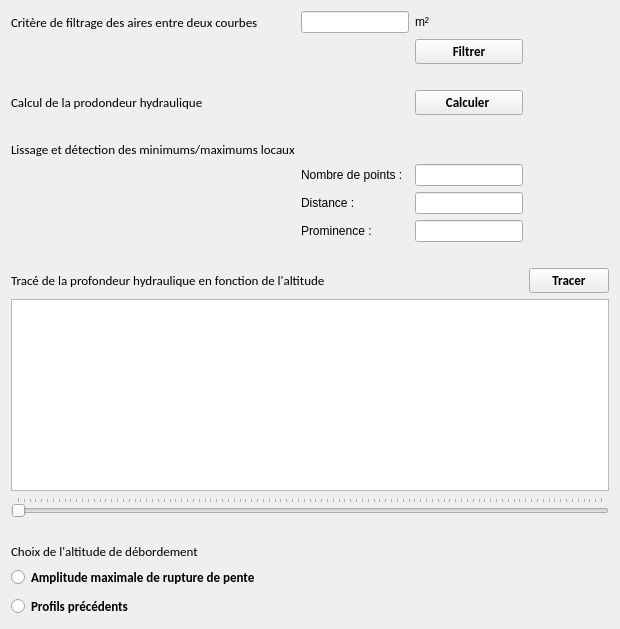
     <widget class="QWidget" name="tab_Prof_Hydraulique">
      <attribute name="title">
       <string>Profondeur hydraulique</string>
      </attribute>
      <layout class="QGridLayout" name="gridLayout_3">
       <item row="23" column="0">
        <widget class="QRadioButton" name="radioButton_previous_transect">
         <property name="font">
          <font>
           <family>Calibri</family>
           <pointsize>10</pointsize>
           <weight>75</weight>
           <bold>true</bold>
           <strikeout>false</strikeout>
          </font>
         </property>
         <property name="text">
          <string>Profils précédents</string>
         </property>
        </widget>
       </item>
       <item row="19" column="0" colspan="4">
        <widget class="QSlider" name="verticalSlider_visualisation">
         <property name="layoutDirection">
          <enum>Qt::RightToLeft</enum>
         </property>
         <property name="maximum">
          <number>100</number>
         </property>
         <property name="orientation">
          <enum>Qt::Horizontal</enum>
         </property>
         <property name="invertedAppearance">
          <bool>true</bool>
         </property>
         <property name="invertedControls">
          <bool>false</bool>
         </property>
         <property name="tickPosition">
          <enum>QSlider::TicksAbove</enum>
         </property>
        </widget>
       </item>
       <item row="6" column="2">
        <widget class="QPushButton" name="pushButton_CalculerAires">
         <property name="font">
          <font>
           <family>Calibri</family>
           <pointsize>10</pointsize>
           <weight>75</weight>
           <bold>true</bold>
           <strikeout>false</strikeout>
          </font>
         </property>
         <property name="mouseTracking">
          <bool>false</bool>
         </property>
         <property name="autoFillBackground">
          <bool>false</bool>
         </property>
         <property name="text">
          <string>Filtrer</string>
         </property>
         <property name="autoDefault">
          <bool>false</bool>
         </property>
        </widget>
       </item>
       <item row="20" column="0">
        <widget class="QLabel" name="label_current_profile_2">
         <property name="text">
          <string/>
         </property>
        </widget>
       </item>
       <item row="15" column="0" colspan="4">
        <spacer name="horizontalSpacer_5">
         <property name="orientation">
          <enum>Qt::Horizontal</enum>
         </property>
         <property name="sizeHint" stdset="0">
          <size>
           <width>40</width>
           <height>20</height>
          </size>
         </property>
        </spacer>
       </item>
       <item row="7" column="0" colspan="4">
        <spacer name="horizontalSpacer_3">
         <property name="orientation">
          <enum>Qt::Horizontal</enum>
         </property>
         <property name="sizeHint" stdset="0">
          <size>
           <width>40</width>
           <height>20</height>
          </size>
         </property>
        </spacer>
       </item>
       <item row="9" column="0" colspan="4">
        <spacer name="horizontalSpacer_4">
         <property name="orientation">
          <enum>Qt::Horizontal</enum>
         </property>
         <property name="sizeHint" stdset="0">
          <size>
           <width>40</width>
           <height>20</height>
          </size>
         </property>
        </spacer>
       </item>
       <item row="12" column="2">
        <widget class="QLineEdit" name="lineEdit_interp_nb_pts">
         <property name="alignment">
          <set>Qt::AlignCenter</set>
         </property>
        </widget>
       </item>
       <item row="5" column="0">
        <widget class="QLabel" name="label_20">
         <property name="font">
          <font>
           <family>Calibri</family>
           <pointsize>10</pointsize>
           <weight>50</weight>
           <italic>false</italic>
           <bold>false</bold>
           <strikeout>false</strikeout>
          </font>
         </property>
         <property name="text">
          <string>Critère de filtrage des aires entre deux courbes </string>
         </property>
        </widget>
       </item>
       <item row="13" column="1">
        <widget class="QLabel" name="label_13">
         <property name="text">
          <string>Distance : </string>
         </property>
        </widget>
       </item>
       <item row="11" column="0">
        <widget class="QLabel" name="label_14">
         <property name="font">
          <font>
           <family>Calibri</family>
           <pointsize>10</pointsize>
           <weight>50</weight>
           <bold>false</bold>
           <underline>false</underline>
           <strikeout>false</strikeout>
          </font>
         </property>
         <property name="text">
          <string>Lissage et détection des minimums/maximums locaux</string>
         </property>
        </widget>
       </item>
       <item row="8" column="0">
        <widget class="QLabel" name="label_28">
         <property name="font">
          <font>
           <family>Calibri</family>
           <pointsize>10</pointsize>
           <weight>50</weight>
           <italic>false</italic>
           <bold>false</bold>
           <underline>false</underline>
           <strikeout>false</strikeout>
          </font>
         </property>
         <property name="mouseTracking">
          <bool>true</bool>
         </property>
         <property name="text">
          <string>Calcul de la prodondeur hydraulique</string>
         </property>
        </widget>
       </item>
       <item row="8" column="2">
        <widget class="QPushButton" name="pushButton_CalculerProfHydr">
         <property name="font">
          <font>
           <family>Calibri</family>
           <pointsize>10</pointsize>
           <weight>75</weight>
           <bold>true</bold>
           <strikeout>false</strikeout>
          </font>
         </property>
         <property name="mouseTracking">
          <bool>false</bool>
         </property>
         <property name="text">
          <string>Calculer </string>
         </property>
         <property name="autoDefault">
          <bool>false</bool>
         </property>
        </widget>
       </item>
       <item row="17" column="3">
        <widget class="QPushButton" name="pushButton_Tracer_prof_hydr">
         <property name="font">
          <font>
           <family>Calibri</family>
           <pointsize>10</pointsize>
           <weight>75</weight>
           <bold>true</bold>
           <strikeout>false</strikeout>
          </font>
         </property>
         <property name="text">
          <string>Tracer</string>
         </property>
         <property name="autoDefault">
          <bool>false</bool>
         </property>
        </widget>
       </item>
       <item row="18" column="0" colspan="4">
        <widget class="QGraphicsView" name="graphicsView_prof_hydr">
         <property name="cursor" stdset="0">
          <cursorShape>CrossCursor</cursorShape>
         </property>
         <property name="verticalScrollBarPolicy">
          <enum>Qt::ScrollBarAsNeeded</enum>
         </property>
         <property name="horizontalScrollBarPolicy">
          <enum>Qt::ScrollBarAsNeeded</enum>
         </property>
         <property name="interactive">
          <bool>true</bool>
         </property>
         <property name="sceneRect">
          <rectf>
           <x>0.000000000000000</x>
           <y>0.000000000000000</y>
           <width>0.000000000000000</width>
           <height>0.000000000000000</height>
          </rectf>
         </property>
         <property name="rubberBandSelectionMode">
          <enum>Qt::IntersectsItemShape</enum>
         </property>
        </widget>
       </item>
       <item row="21" column="0">
        <widget class="QLabel" name="label_18">
         <property name="font">
          <font>
           <family>Calibri</family>
           <pointsize>10</pointsize>
           <weight>50</weight>
           <bold>false</bold>
           <underline>false</underline>
           <strikeout>false</strikeout>
          </font>
         </property>
         <property name="text">
          <string>Choix de l'altitude de débordement</string>
         </property>
        </widget>
       </item>
       <item row="5" column="2">
        <widget class="QLabel" name="label_11">
         <property name="text">
          <string>m²</string>
         </property>
        </widget>
       </item>
       <item row="12" column="1">
        <widget class="QLabel" name="label_9">
         <property name="text">
          <string>Nombre de points :</string>
         </property>
        </widget>
       </item>
       <item row="5" column="1">
        <widget class="QLineEdit" name="lineEdit_filtrage_aires">
         <property name="cursor">
          <cursorShape>IBeamCursor</cursorShape>
         </property>
         <property name="alignment">
          <set>Qt::AlignCenter</set>
         </property>
        </widget>
       </item>
       <item row="13" column="2">
        <widget class="QLineEdit" name="lineEdit_dist_max_min">
         <property name="alignment">
          <set>Qt::AlignCenter</set>
         </property>
        </widget>
       </item>
       <item row="17" column="0" colspan="3">
        <widget class="QLabel" name="label_15">
         <property name="font">
          <font>
           <family>Calibri</family>
           <pointsize>10</pointsize>
           <weight>50</weight>
           <bold>false</bold>
           <underline>false</underline>
           <strikeout>false</strikeout>
          </font>
         </property>
         <property name="text">
          <string>Tracé de la profondeur hydraulique en fonction de l'altitude </string>
         </property>
        </widget>
       </item>
       <item row="22" column="0">
        <widget class="QRadioButton" name="radioButton_amplitude_max">
         <property name="font">
          <font>
           <family>Calibri</family>
           <pointsize>10</pointsize>
           <weight>75</weight>
           <bold>true</bold>
           <strikeout>false</strikeout>
          </font>
         </property>
         <property name="text">
          <string>Amplitude maximale de rupture de pente </string>
         </property>
        </widget>
       </item>
       <item row="14" column="1">
        <widget class="QLabel" name="label_19">
         <property name="text">
          <string>Prominence :</string>
         </property>
        </widget>
       </item>
       <item row="14" column="2">
        <widget class="QLineEdit" name="lineEdit_prominence">
         <property name="alignment">
          <set>Qt::AlignCenter</set>
         </property>
        </widget>
       </item>
       <item row="6" column="3">
        <widget class="QLabel" name="label_calcul_OK_5">
         <property name="font">
          <font>
           <family>Calibri</family>
           <pointsize>8</pointsize>
           <weight>50</weight>
           <italic>true</italic>
           <bold>false</bold>
           <strikeout>false</strikeout>
          </font>
         </property>
         <property name="text">
          <string/>
         </property>
        </widget>
       </item>
       <item row="8" column="3">
        <widget class="QLabel" name="label_calcul_OK_6">
         <property name="font">
          <font>
           <family>Calibri</family>
           <pointsize>8</pointsize>
           <weight>50</weight>
           <italic>true</italic>
           <bold>false</bold>
           <strikeout>false</strikeout>
          </font>
         </property>
         <property name="text">
          <string/>
         </property>
        </widget>
       </item>
       <item row="22" column="1">
        <widget class="QLabel" name="label_calcul_OK_7">
         <property name="font">
          <font>
           <family>Calibri</family>
           <pointsize>8</pointsize>
           <weight>50</weight>
           <italic>true</italic>
           <bold>false</bold>
           <strikeout>false</strikeout>
          </font>
         </property>
         <property name="text">
          <string/>
         </property>
        </widget>
       </item>
       <item row="23" column="1">
        <widget class="QLabel" name="label_calcul_OK_8">
         <property name="font">
          <font>
           <family>Calibri</family>
           <pointsize>8</pointsize>
           <weight>50</weight>
           <italic>true</italic>
           <bold>false</bold>
           <strikeout>false</strikeout>
          </font>
         </property>
         <property name="text">
          <string/>
         </property>
        </widget>
       </item>
      </layout>
     </widget>
